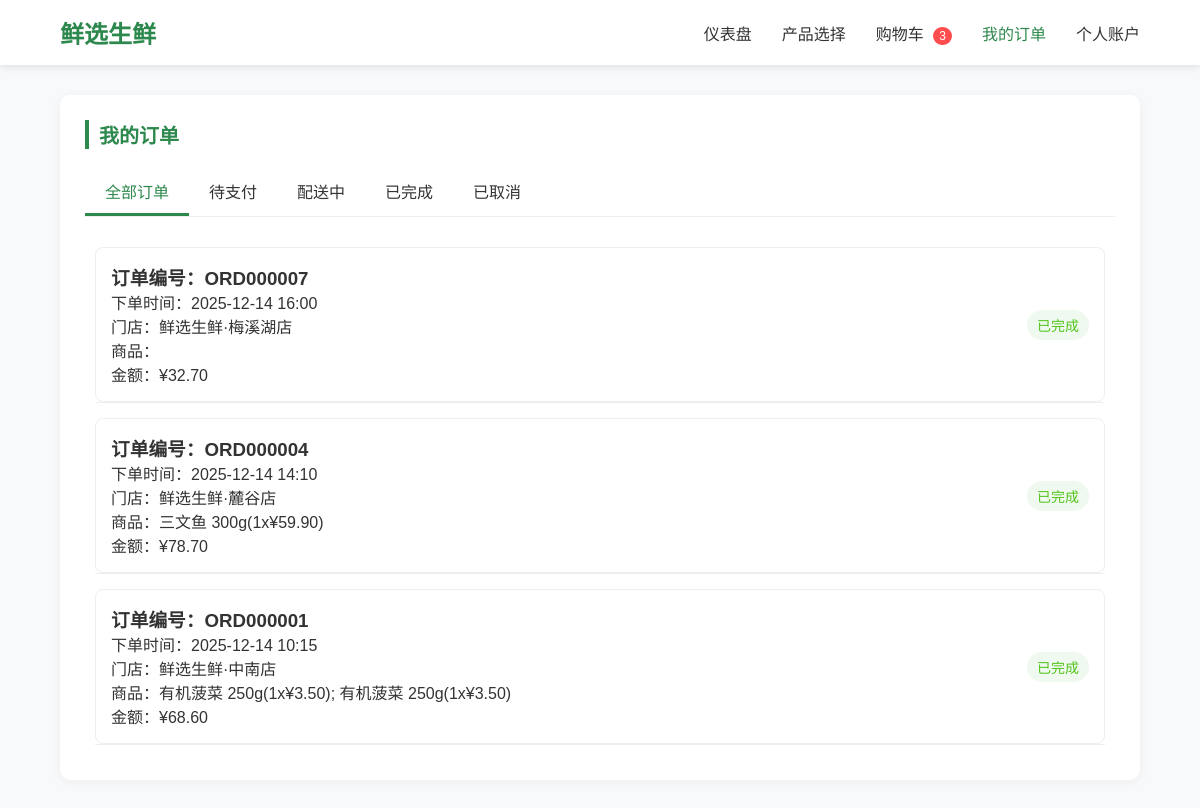
Page /customer/orders.php (signed in) on the earlier database version.
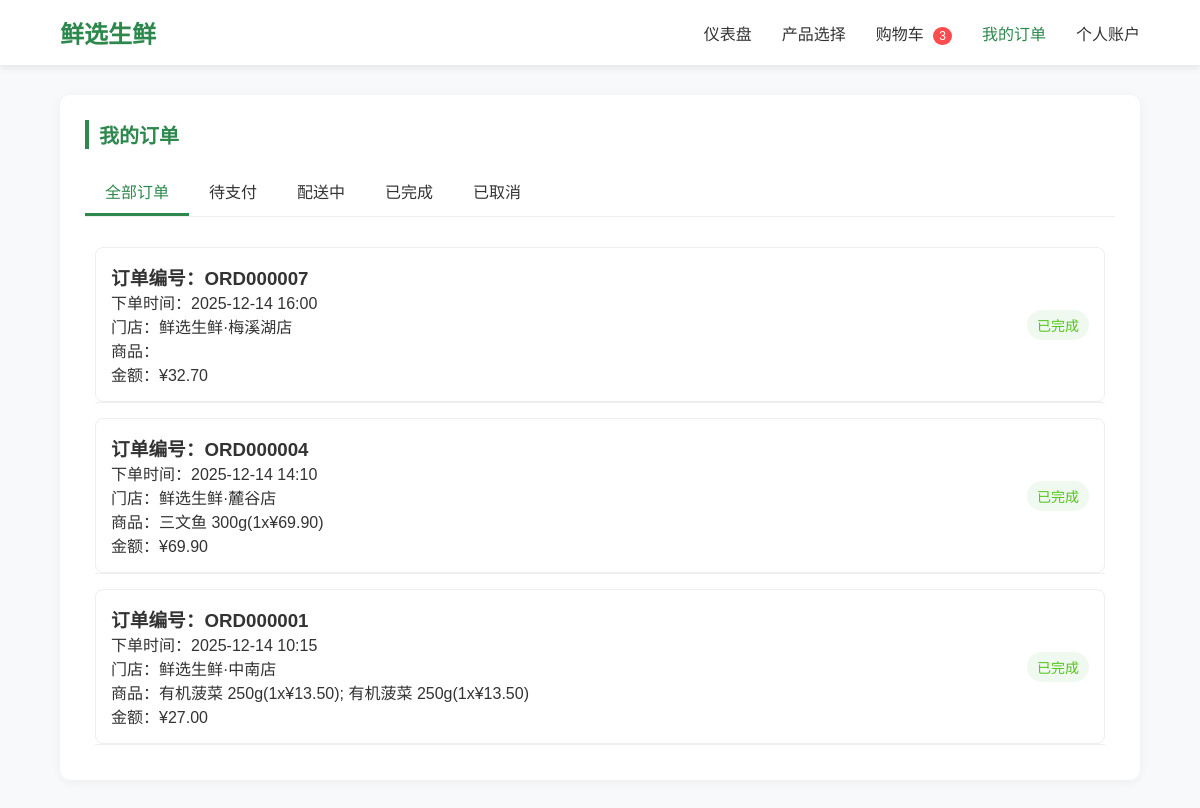
Same page on the later database version.
### tables this page shows
CREATE TABLE IF NOT EXISTS `CustomerOrder` (
  `order_ID` INT NOT NULL AUTO_INCREMENT,
  `customer_ID` INT NULL,
  `order_date` DATETIME NULL DEFAULT CURRENT_TIMESTAMP,
  `branch_ID` INT NOT NULL,
  `total_amount` DECIMAL(10,2) NOT NULL DEFAULT 0,
  `final_amount` DECIMAL(10,2) NOT NULL DEFAULT 0,
  `status` ENUM('Pending','Completed','Cancelled') DEFAULT 'Pending',
  `shipping_address` VARCHAR(255) NULL,
  `created_at` TIMESTAMP DEFAULT CURRENT_TIMESTAMP,
  PRIMARY KEY (`order_ID`),
  CONSTRAINT `fk_CustomerOrder_branch_id`
    FOREIGN KEY (`branch_ID`)
    REFERENCES `Branch` (`branch_ID`)
    ON DELETE NO ACTION
    ON UPDATE NO ACTION,
  CONSTRAINT `fk_CustomerOrder_customer_id`
    FOREIGN KEY (`customer_ID`)
    REFERENCES `Customer` (`customer_ID`)
    ON DELETE NO ACTION
    ON UPDATE NO ACTION);

### customer/inc/data.php (called while the page is built, shortened)
<?php
function getDBConnection() {
    $servername = "localhost";
    $username = "root";
    $password = "8049023544Aaa?";
    $dbname = "mydb";
    $conn = new mysqli($servername, $username, $password, $dbname);
    $conn->set_charset("utf8mb4");
    return $conn;
}
function getOrderDetails($orderId) {
    $conn = getDBConnection();
    $orderQuery = "SELECT * FROM v_order_history WHERE order_ID = ?";
    $orderStmt = $conn->prepare($orderQuery);
    $orderStmt->bind_param("i", $orderId);
    $orderStmt->execute();
    $orderResult = $orderStmt->get_result();
    $order = $orderResult->fetch_assoc();
    $order['order_number'] = 'ORD' . str_pad($order['order_ID'], 6, '0', STR_PAD_LEFT);
    $itemsQuery = "SELECT
                    oi.item_ID,
                    p.product_name,
                    oi.unit_price,
                    oi.quantity,
                    (oi.unit_price * oi.quantity) AS total
                   FROM OrderItem oi
                   JOIN products p ON oi.product_ID = p.product_ID
                   WHERE oi.order_ID = ?";
    $itemsStmt = $conn->prepare($itemsQuery);
    $itemsStmt->bind_param("i", $orderId);
    $itemsStmt->execute();
    $itemsResult = $itemsStmt->get_result();
    $order['items'] = [];
    while ($item = $itemsResult->fetch_assoc()) {
        $order['items'][] = $item;
    }
    return $order;
}
function getCustomerOrders($customerId, $status = NULL) {
    $conn = getDBConnection();
    $sql = "SELECT * FROM v_order_history WHERE customer_ID = ?";
    $params = [$customerId];
    $types = "i";
    $sql .= " ORDER BY order_date DESC";
    $stmt = $conn->prepare($sql);
    if (count($params) > 1) {
        $stmt->bind_param($types, ...$params);
    } else {
        $stmt->bind_param($types, $params[0]);
    }
    $stmt->execute();
    $result = $stmt->get_result();
    $orders = [];
    while ($row = $result->fetch_assoc()) {
        $orders[] = [
            'id' => $row['order_ID'],
            'order_number' => 'ORD' . str_pad($row['order_ID'], 6, '0', STR_PAD_LEFT),
            'order_date' => date('Y-m-d H:i', strtotime($row['order_date'])),
            'status' => $row['order_status'],
            'total_amount' => $row['final_amount'],
            'product_details' => $row['product_details'],
            'store_name' => $row['store_name'],
            'shipping_address' => $row['shipping_address'] ?? '无'
        ];
    }
    return $orders;
}
?>

### customer/orders.php (the view, shortened to what this page needs)
<?php include 'header.php'; ?>
<?php
require_once __DIR__ . '/inc/data.php';
$customerId = $_SESSION['customer_id'];
$currentStatus = $_GET['status'] ?? 'all';
$orders = getCustomerOrders($customerId, $currentStatus === 'all' ? null : $currentStatus);
?>
<main class="order-page">
    <section class="product-section">
        <h2 class="section-title">我的订单</h2>
        <div class="tabs">
            <div class="tab <?= ($currentStatus === 'all') ? 'active' : '' ?>" data-status="all">全部订单</div>
            <div class="tab <?= ($currentStatus === 'Pending') ? 'active' : '' ?>" data-status="Pending">待支付</div>
            <div class="tab <?= ($currentStatus === 'Delivering') ? 'active' : '' ?>" data-status="Delivering">配送中</div>
            <div class="tab <?= ($currentStatus === 'Completed') ? 'active' : '' ?>" data-status="Completed">已完成</div>
            <div class="tab <?= ($currentStatus === 'Cancelled') ? 'active' : '' ?>" data-status="Cancelled">已取消</div>
        </div>
        <div class="tab-content">
            <div class="order-list">
                <?php if (!empty($orders)): ?>
                    <?php foreach ($orders as $order): ?>
                        <div class="order-item"
                             data-order="<?= $order['id'] ?>"
                             data-status="<?= $order['status'] ?>">
                            <div class="order-details">
                                <h3>订单编号：<?= $order['order_number'] ?></h3>
                                <p>下单时间：<?= $order['order_date'] ?></p>
                                <p>门店：<?= $order['store_name'] ?></p>
                                <p>商品：<?= $order['product_details'] ?></p>
                                <p>金额：¥<?= number_format($order['total_amount'], 2) ?></p>
                            </div>
                            <span class="order-status status-<?= strtolower($order['status']) ?>">
                                <?= [
                                    'Pending' => '待支付',
                                    'Delivering' => '配送中',
                                    'Completed' => '已完成',
                                    'Cancelled' => '已取消'
                                ][$order['status']] ?? $order['status'] ?>
                            </span>
                        </div>
                        <div class="order-detail-content" id="detail-<?= $order['id'] ?>">
                            <?php
                            $orderDetails = getOrderDetails($order['id']);
                            foreach ($orderDetails['items'] as $item):
                            ?>
                            <div class="detail-item">
                            </div>
                            <?php endforeach; ?>
                        </div>
                    <?php endforeach; ?>
                <?php endif; ?>
            </div>
        </div>
    </section>
</main>
</main>
</body>
</html>

### customer/header.php (shortened to what this page needs)
<!DOCTYPE html>
<html lang="zh-CN">
<head>
</head>
<body>
    <header class="header">
        <div class="nav-container">
            <a href="dashboard.php" class="logo">鲜选生鲜</a>
            <ul class="nav-menu">
                <li class="nav-item"><a class="nav-link <?php echo basename($_SERVER['PHP_SELF']) === 'dashboard.php' ? 'active' : ''; ?>" href="dashboard.php">仪表盘</a></li>
                <li class="nav-item"><a class="nav-link <?php echo basename($_SERVER['PHP_SELF']) === 'products.php' ? 'active' : ''; ?>" href="products.php">产品选择</a></li>
                <li class="nav-item">
                    <a class="nav-link <?php echo basename($_SERVER['PHP_SELF']) === 'cart.php' ? 'active' : ''; ?>" href="cart.php">
                        购物车 <span class="badge">3</span>
                    </a>
                </li>
                <li class="nav-item"><a class="nav-link <?php echo basename($_SERVER['PHP_SELF']) === 'orders.php' ? 'active' : ''; ?>" href="orders.php">我的订单</a></li>
                <li class="nav-item"><a class="nav-link <?php echo basename($_SERVER['PHP_SELF']) === 'account.php' ? 'active' : ''; ?>" href="account.php">个人账户</a></li>
            </ul>
        </div>
    </header>
    <main class="main">

### customer/header.php (style rules this page uses)
* { margin: 0; padding: 0; box-sizing: border-box; font-family: 'Microsoft YaHei', Arial, sans-serif; }
body { background-color: #f8f9fa; color: #333; min-height: 100vh; display: flex; flex-direction: column; }
.header { background-color: #fff; box-shadow: 0 2px 8px rgba(0,0,0,0.1); position: sticky; top: 0; z-index: 999; }
.nav-container { width: 90%; margin: 0 auto; display: flex; justify-content: space-between; align-items: center; padding: 15px 0; }
.logo { font-size: 24px; font-weight: bold; color: #2d884d; text-decoration: none; }
.nav-menu { display: flex; list-style: none; }
.nav-item { margin-left: 30px; }
.nav-link { text-decoration: none; color: #333; font-size: 16px; font-weight: 500; cursor: pointer; }
.nav-link.active { color: #2d884d; }
.nav-link .badge { background-color: #ff4d4f; color: white; font-size: 12px; padding: 2px 6px; border-radius: 10px; margin-left: 5px; }
.main { width: 90%; margin: 30px auto; flex: 1; }

### customer/orders.php (style rules this page uses)
.product-section { background-color: #fff; border-radius: 10px; box-shadow: 0 2px 12px rgba(0,0,0,0.05); padding: 25px; margin-bottom: 30px; }
.section-title { font-size: 20px; font-weight: 600; margin-bottom: 20px; color: #2d884d; border-left: 4px solid #2d884d; padding-left: 10px; }
.tabs { display: flex; border-bottom: 1px solid #eee; margin-bottom: 20px; }
.tab { padding: 10px 20px; cursor: pointer; border-bottom: 3px solid transparent; font-weight: 500; transition: all 0.2s ease; }
.tab.active { border-bottom-color: #2d884d; color: #2d884d; }
.tab-content { padding: 10px; }
.order-list { display: flex; flex-direction: column; gap: 15px; }
.order-item { border: 1px solid #eee; border-radius: 8px; padding: 15px; display: flex; justify-content: space-between; align-items: center; cursor: pointer; transition: background-color 0.2s ease; }
.order-details { flex: 1; }
.order-status { padding: 5px 10px; border-radius: 20px; font-size: 14px; font-weight: 500; }
.status-completed { background-color: #f0f9f0; color: #52c41a; }
.order-detail-content { border: 1px solid #eee; border-top: none; border-radius: 0 0 8px 8px; padding: 0 15px; margin-top: -15px; background-color: #f0f7f2; max-height: 0; overflow: hidden; transition: max-height 0.3s ease, padding 0.3s ease; }
.detail-item { display: flex; justify-content: space-between; padding: 8px 0; border-bottom: 1px dashed #eee; }

Differences in the rows shown:
changed customerorder (number 2 of 3 on the later page): product_details "三文鱼 300g(1x¥59.90)" → "三文鱼 300g(1x¥69.90)"; total_amount "78.70" → "69.90"
changed customerorder (number 3 of 3 on the later page): product_details "有机菠菜 250g(1x¥3.50); 有机菠菜 250g(1x¥3.50)" → "有机菠菜 250g(1x¥13.50); 有机菠菜 250g(1x¥13.50)"; total_amount "68.60" → "27.00"
